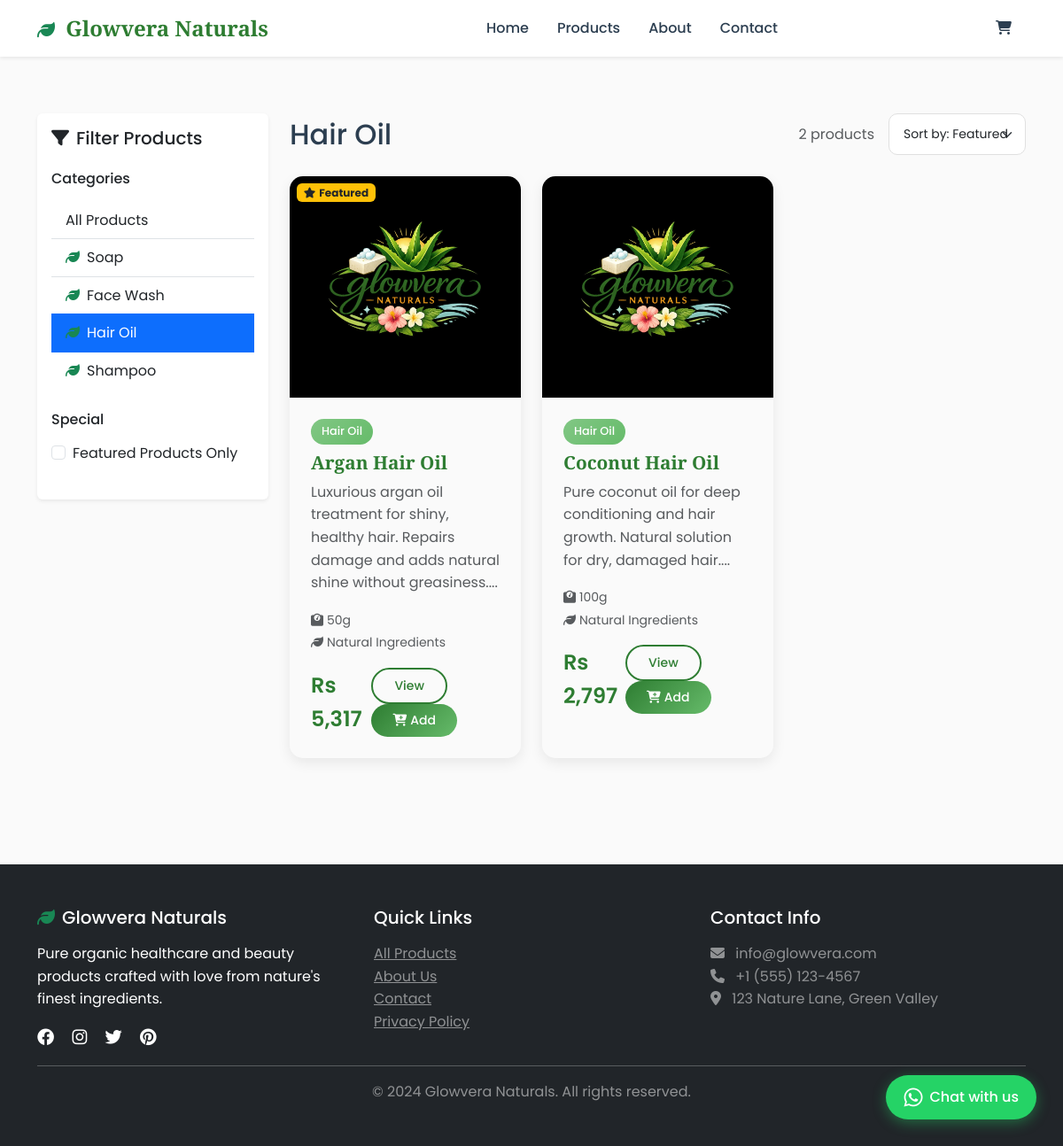
Page /products?category=Hair+Oil on the committed database.
### app.py (models this page shows)
class Product(db.Model):
    id = db.Column(db.Integer, primary_key=True)
    name = db.Column(db.String(100), nullable=False)
    description = db.Column(db.Text, nullable=False)
    price = db.Column(db.Float, nullable=False)
    image_url = db.Column(db.String(200))
    category = db.Column(db.String(50), nullable=False)
    stock_quantity = db.Column(db.Integer, default=0)
    ingredients = db.Column(db.Text)
    weight_grams = db.Column(db.Integer)
    is_featured = db.Column(db.Boolean, default=False)
    created_at = db.Column(db.DateTime, default=datetime.utcnow)

### app.py (the view)
@app.route('/products')
def products():
    category = request.args.get('category')
    if category:
        products = Product.query.filter_by(category=category).all()
    else:
        products = Product.query.all()
    categories = db.session.query(Product.category).distinct().all()
    categories = [cat[0] for cat in categories]
    return render_template('products.html', products=products, categories=categories, selected_category=category)

### app.py (called while the page is built)
@app.context_processor
def utility_processor():
    def format_price(price):
        if not price:
            price = 0
        symbol = NATIVE_CURRENCY['symbol']
        return f"{symbol} {int(price):,}"
    return dict(format_price=format_price, currency=NATIVE_CURRENCY)

### templates/products.html (shortened to what this page needs)
{% extends "base.html" %}
{% block content %}
<div class="container py-5">
    <div class="row">
        <div class="col-lg-3 mb-4">
            <div class="card border-0 shadow-sm">
                <div class="card-body">
                    <h5 class="card-title mb-4">
                        <i class="fas fa-filter me-2"></i>Filter Products
                    </h5>
                    <div class="mb-4">
                        <h6 class="mb-3">Categories</h6>
                        <div class="list-group list-group-flush">
                            <a href="{{ url_for('products') }}"
                               class="list-group-item list-group-item-action {% if not selected_category %}active{% endif %}">
                                All Products
                            </a>
                            {% for category in categories %}
                            <a href="{{ url_for('products', category=category) }}"
                               class="list-group-item list-group-item-action {% if selected_category == category %}active{% endif %}">
                                <i class="fas fa-leaf me-2 text-success"></i>{{ category }}
                            </a>
                            {% endfor %}
                        </div>
                    </div>
                    <div class="mb-4">
                        <h6 class="mb-3">Special</h6>
                        <div class="form-check">
                            <input class="form-check-input" type="checkbox" id="featured">
                            <label class="form-check-label" for="featured">
                                Featured Products Only
                            </label>
                        </div>
                    </div>
                </div>
            </div>
        </div>
        <div class="col-lg-9">
            <div class="d-flex justify-content-between align-items-center mb-4">
                <h2 class="mb-0">
                    {% if selected_category %}
                        {{ selected_category }}
                    {% else %}
                        All Products
                    {% endif %}
                </h2>
                <div class="d-flex align-items-center gap-3">
                    <span class="text-muted">{{ products|length }} products</span>
                    <select class="form-select form-select-sm" style="width: auto;">
                        <option>Sort by: Featured</option>
                    </select>
                </div>
            </div>
            {% if products %}
            <div class="row">
                {% for product in products %}
                <div class="col-lg-4 col-md-6 mb-4">
                    <div class="product-card h-100">
                        <div class="position-relative">
                            <img src="{{ product.image_url }}"
                                 alt="{{ product.name }}"
                                 class="product-image w-100"https://placehold.co/300x300/E8F5E8/2E7D32?text=Image+Not+Available'">
                            {% if product.is_featured %}
                            <span class="position-absolute top-0 start-0 m-2 badge bg-warning text-dark">
                                <i class="fas fa-star me-1"></i>Featured
                            </span>
                            {% endif %}
                        </div>
                        <div class="card-body p-4">
                            <div class="mb-2">
                                <span class="category-badge d-inline-block mb-2">{{ product.category }}</span>
                                <h5 class="product-title">{{ product.name }}</h5>
                            </div>
                            <p class="text-muted mb-3">{{ product.description[:120] }}...</p>
                            <div class="mb-3">
                                <small class="text-muted">
                                    <i class="fas fa-weight me-1"></i>{{ product.weight_grams }}g
                                    {% if product.ingredients %}
                                    <br><i class="fas fa-leaf me-1"></i>Natural Ingredients
                                    {% endif %}
                                </small>
                            </div>
                            <div class="d-flex justify-content-between align-items-center">
                                <div>
                                    <span class="product-price">{{ format_price(product.price) }}</span>
                                </div>
                                <div>
                                    <a href="{{ url_for('product_detail', product_id=product.id) }}"
                                       class="btn btn-outline-primary btn-sm me-2">View</a>
                                    <a href="{{ url_for('add_to_cart', product_id=product.id) }}"
                                       class="btn btn-primary btn-sm">
                                        <i class="fas fa-cart-plus me-1"></i>Add
                                    </a>
                                </div>
                            </div>
                        </div>
                    </div>
                </div>
                {% endfor %}
            </div>
            {% endif %}
        </div>
    </div>
</div>
{% endblock %}

### static/css/style.css (style rules this page uses)
:root { --primary-green: #2E7D32; --light-green: #66BB6A; --accent-green: #81C784; --pale-green: #E8F5E8; --warm-yellow: #FFD54F; --coral: #FF8A65; --sky-blue: #81D4FA; --earth-brown: #8D6E63; --cream: #FFF8E1; --text-dark: #2C3E50; --text-light: #5D6D7E; }
body { font-family: 'Poppins', sans-serif; color: var(--text-dark); line-height: 1.6; background-color: #FAFAFA; }
.btn-primary { background: linear-gradient(135deg, var(--primary-green), var(--light-green)); border: none; border-radius: 25px; padding: 0.5rem 1.5rem; font-weight: 500; transition: all 0.3s ease; }
.btn-outline-primary { border: 2px solid var(--primary-green); color: var(--primary-green); border-radius: 25px; padding: 0.5rem 1.5rem; font-weight: 500; transition: all 0.3s ease; }
.product-card { border: none; border-radius: 15px; overflow: hidden; transition: all 0.3s ease; box-shadow: 0 5px 15px rgba(0,0,0,0.08); height: 100%; }
.product-image { height: 250px; object-fit: cover; background: linear-gradient(45deg, var(--pale-green), var(--cream)); }
.product-title { font-family: 'Playfair Display', serif; font-size: 1.3rem; font-weight: 600; color: var(--primary-green); margin-bottom: 0.5rem; }
.product-price { font-size: 1.5rem; font-weight: 600; color: var(--primary-green); }
.category-badge { background: linear-gradient(135deg, var(--accent-green), var(--light-green)); color: white; padding: 0.25rem 0.75rem; border-radius: 20px; font-size: 0.8rem; font-weight: 500; }
.form-control, .form-select { border-radius: 10px; border: 1px solid #E0E0E0; padding: 0.75rem 1rem; transition: all 0.3s ease; }

### rows in the picture
Product: image_url (picture), is_featured True (drawn), category "Hair Oil", name "Argan Hair Oil", description "Luxurious argan oil treatment for shiny, healthy hair. Repairs damage and adds natural shine without greasiness.", weight_grams "50", shows "Natural Ingredients", price "Rs 5,317"
Product: image_url (picture), category "Hair Oil", name "Coconut Hair Oil", description "Pure coconut oil for deep conditioning and hair growth. Natural solution for dry, damaged hair.", weight_grams "100", shows "Natural Ingredients", price "Rs 2,797"

### other values in the picture
{{ category }} "Soap" "Face Wash" "Hair Oil" "Shampoo"
{{ selected_category }} "Hair Oil"
{{ products|length }} "2"
